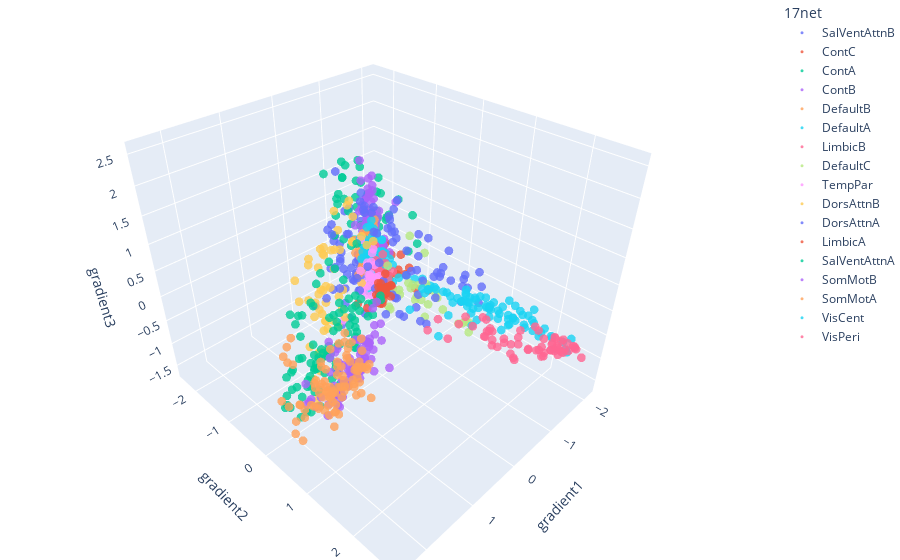

The notebook cell saved with this chart:
### Markdown cell above
## plot networks in PC space

### Code cell
# plot

my_plot = pex.scatter_3d(x='gradient1', y='gradient2', z='gradient3',
                         data_frame=df[df.epic == 'baseline'], color='17net', opacity=.8)
my_plot.update_layout(margin=dict(l=0, r=0, b=0, t=0))
my_plot.update_traces(marker_size=3)
my_plot.show()
